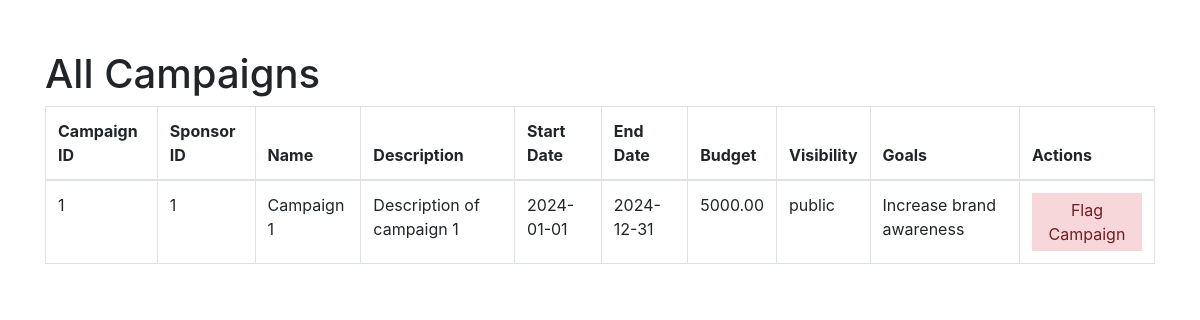
The app's page /admin/allcampaigns (signed in), older data.
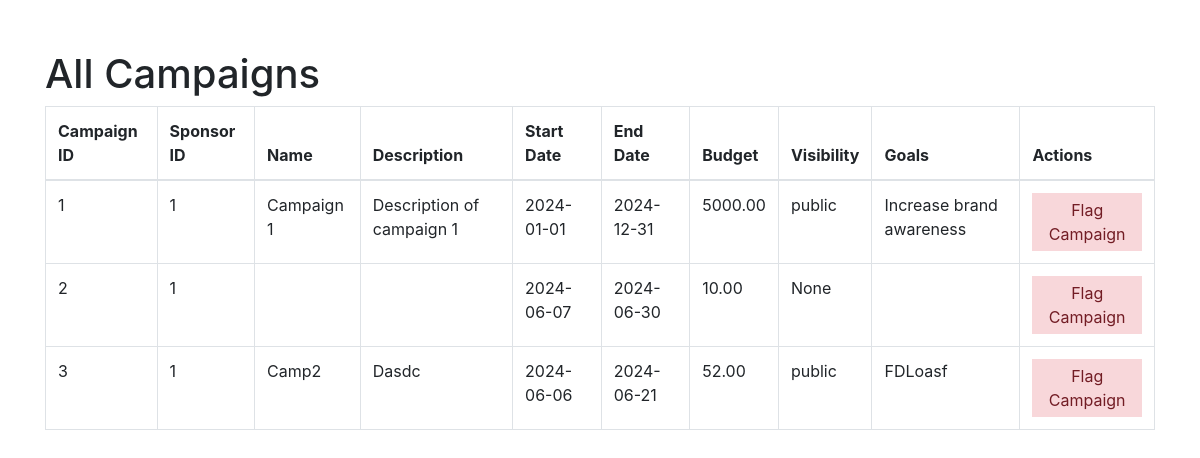
The same page, newer data.
### models.py (models this page shows, shortened)
class Campaign(db.Model):
    __tablename__ = "campaigns"
    campaign_id = db.Column(db.Integer, primary_key=True, autoincrement=True)
    sponsor_id = db.Column(
        db.Integer, db.ForeignKey("sponsors.sponsor_id"), nullable=False
    )
    name = db.Column(db.String(255), nullable=False)
    description = db.Column(db.Text, nullable=False)
    start_date = db.Column(db.Date)
    end_date = db.Column(db.Date)
    budget = db.Column(db.Numeric(10, 2), nullable=False)
    visibility = db.Column(db.Enum("public", "private"))
    goals = db.Column(db.Text, nullable=False)
    niche = db.Column(db.String(255), nullable=False)
    ad_requests = db.relationship("AdRequest", backref="campaign", lazy=True)
    campaign_flags = db.relationship("CampaignFlag", backref="campaign", lazy=True)

### admin.py (the view)
@admin.route('/allcampaigns')
def all_campaigns():
    if "user_name" in session and "role" in session:
        if session["role"] == "admin":
            campaigns = Campaign.query.all()
            return render_template("admin_allcampaigns.html", campaigns=campaigns)
    return redirect(url_for("home"))

### app.py (called while the page is built)
@app.before_request
def create_tables():
    init_db(app)

### models.py (called while the page is built, shortened)
def init_db(app):
    with app.app_context():
        db.create_all()

### templates/admin_allcampaigns.html (shortened to what this page needs)
<!DOCTYPE html>
<html lang="en">
<head>
    <link rel="stylesheet" href="https://stackpath.bootstrapcdn.com/bootstrap/4.3.1/css/bootstrap.min.css">
</head>
<body>
    <div class="container">
        <h1>All Campaigns</h1>
        <table class="table table-bordered">
            <thead>
                <tr>
                    <th>Campaign ID</th>
                    <th>Sponsor ID</th>
                    <th>Name</th>
                    <th>Description</th>
                    <th>Start Date</th>
                    <th>End Date</th>
                    <th>Budget</th>
                    <th>Visibility</th>
                    <th>Goals</th>
                    <th>Actions</th>
                </tr>
            </thead>
            <tbody>
                {% for campaign in campaigns %}
                <tr>
                    <td>{{ campaign.campaign_id }}</td>
                    <td>{{ campaign.sponsor_id }}</td>
                    <td>{{ campaign.name }}</td>
                    <td>{{ campaign.description }}</td>
                    <td>{{ campaign.start_date }}</td>
                    <td>{{ campaign.end_date }}</td>
                    <td>{{ campaign.budget }}</td>
                    <td>{{ campaign.visibility }}</td>
                    <td>{{ campaign.goals }}</td>
                    <td><button class="flag-button" onclick="flagCampaign('{{ campaign.campaign_id }}')">Flag Campaign</button></td>
                </tr>
                {% endfor %}
            </tbody>
        </table>
    </div>
</body>
</html>

### templates/admin_allcampaigns.html (style rules this page uses)
.container { margin-top: 50px; }
.flag-button { background-color: #f8d7da; color: #721c24; border: none; padding: 5px 10px; cursor: pointer; }

Row changes from the older to the newer data that the page shows:
added Campaign: campaign_id "2", sponsor_id "1", start_date "2024-06-07", end_date "2024-06-30", budget "10.00", visibility "None"
added Campaign: campaign_id "3", sponsor_id "1", name "Camp2", description "Dasdc", start_date "2024-06-06", end_date "2024-06-21", budget "52.00", visibility "public", goals "FDLoasf"
